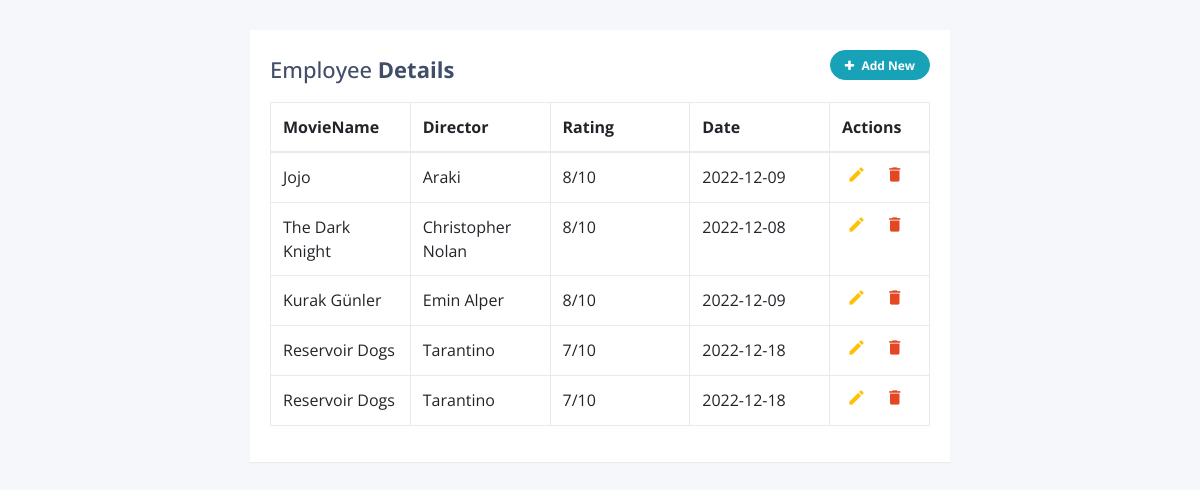
The app's page /MovieList.php with its own data.
### tables this page shows
CREATE TABLE IF NOT EXISTS `movies` (
  `MovieId` int(11) NOT NULL AUTO_INCREMENT,
  `MovieName` varchar(30) NOT NULL,
  `Director` varchar(30) NOT NULL,
  `Year` date NOT NULL,
  `Rate` int(11) NOT NULL,
  `Image` longblob NOT NULL,
  `Description` varchar(700) NOT NULL,
  `Current` date NOT NULL,
  PRIMARY KEY (`MovieId`)
);

### MovieList.php (the view, shortened to what this page needs)
<?php
    require "db.php";
    $MovieList=$db->prepare("SELECT * FROM movies");
    $MovieList->execute();
    $Movies=$MovieList->fetchAll();
?>
<!DOCTYPE html>
<html lang="en">
<head>
<link rel="stylesheet" href="https://stackpath.bootstrapcdn.com/bootstrap/4.5.0/css/bootstrap.min.css">
<link rel="stylesheet" href="https://maxcdn.bootstrapcdn.com/font-awesome/4.7.0/css/font-awesome.min.css">
</head>
<body>
<div class="container-lg">
    <div class="table-responsive">
        <div class="table-wrapper">
            <div class="table-title">
                <div class="row">
                    <div class="col-sm-8"><h2>Employee <b>Details</b></h2></div>
                    <div class="col-sm-4">
                        <button type="button" class="btn btn-info add-new"><i class="fa fa-plus"></i> Add New</button>
                    </div>
                </div>
            </div>
            <table class="table table-bordered">
                <thead>
                    <tr>
                        <th>MovieName</th>
                        <th>Director</th>
                        <th>Rating</th>
                        <th>Date</th>
                        <th>Actions</th>
                    </tr>
                </thead>
                <tbody>
                   <?php foreach($Movies as $movie): ?>
                    <tr>
                        <td><?=  $movie["MovieName"]?></td>
                        <td><?=  $movie["Director"]?></td>
                        <td><?=  $movie["Rate"]?>/10</td>
                        <td><?=  $movie["Year"]?></td>
                        <td>
                            <a class="edit" title="Edit" data-toggle="tooltip" href="editMovie.php?id=<?=$movie["MovieId"] ?>"><i class="material-icons">&#xE254;</i></a>
                            <a class="delete" title="Delete" data-toggle="tooltip"><i class="material-icons">&#xE872;</i></a>
                        </td>
                    </tr>
                    <?php endforeach ?>
                </tbody>
            </table>
        </div>
    </div>
</div>
</body>
</html>

### MovieList.php (style rules this page uses)
body { color: #404E67; background: #F5F7FA; font-family: 'Open Sans', sans-serif; }
.table-wrapper { width: 700px; margin: 30px auto; background: #fff; padding: 20px; box-shadow: 0 1px 1px rgba(0,0,0,.05); }
.table-title { padding-bottom: 10px; margin: 0 0 10px; }
.table-title h2 { margin: 6px 0 0; font-size: 22px; }
.table-title .add-new { float: right; height: 30px; font-weight: bold; font-size: 12px; text-shadow: none; min-width: 100px; border-radius: 50px; line-height: 13px; }
.table-title .add-new i { margin-right: 4px; }
table.table { table-layout: fixed; }
table.table tr th, table.table tr td { border-color: #e9e9e9; }
table.table th:last-child { width: 100px; }
table.table td a { cursor: pointer; display: inline-block; margin: 0 5px; min-width: 24px; }
table.table td a.edit { color: #FFC107; }
table.table td a.delete { color: #E34724; }
table.table td i { font-size: 19px; }

### records on screen
movies: MovieName "Jojo", Director "Araki", Rate "8", Year "2022-12-09"
movies: MovieName "The Dark Knight", Director "Christopher Nolan", Rate "8", Year "2022-12-08"
movies: MovieName "Kurak Günler", Director "Emin Alper", Rate "8", Year "2022-12-09"
movies: MovieName "Reservoir Dogs", Director "Tarantino", Rate "7", Year "2022-12-18"
movies: MovieName "Reservoir Dogs", Director "Tarantino", Rate "7", Year "2022-12-18"
